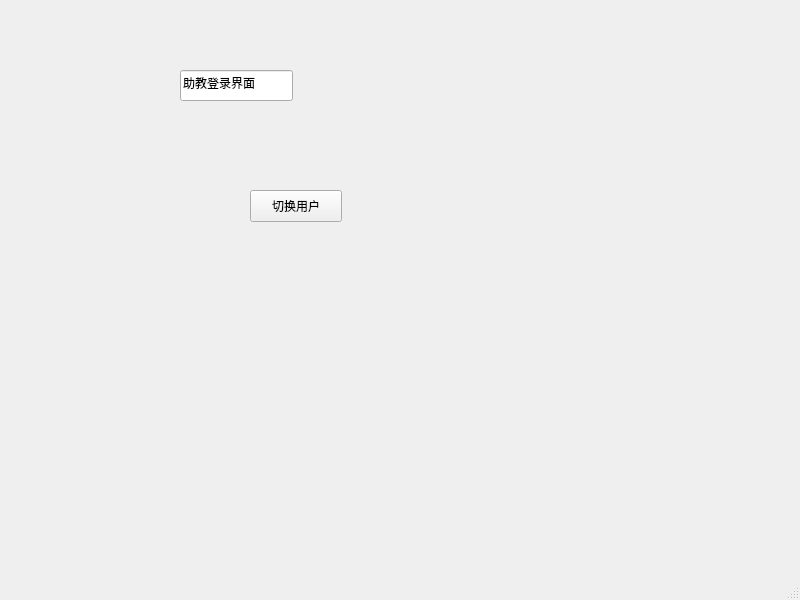
<?xml version="1.0" encoding="UTF-8"?>
<ui version="4.0">
 <class>Zj_mainwindow</class>
 <widget class="QMainWindow" name="Zj_mainwindow">
  <property name="geometry">
   <rect>
    <x>0</x>
    <y>0</y>
    <width>800</width>
    <height>600</height>
   </rect>
  </property>
  <property name="windowTitle">
   <string>MainWindow</string>
  </property>
  <widget class="QWidget" name="centralwidget">
   <widget class="QPushButton" name="change_user_btn">
    <property name="geometry">
     <rect>
      <x>250</x>
      <y>190</y>
      <width>92</width>
      <height>32</height>
     </rect>
    </property>
    <property name="text">
     <string>切换用户</string>
    </property>
   </widget>
   <widget class="QLineEdit" name="lineEdit">
    <property name="geometry">
     <rect>
      <x>180</x>
      <y>70</y>
      <width>113</width>
      <height>31</height>
     </rect>
    </property>
    <property name="text">
     <string>助教登录界面</string>
    </property>
   </widget>
  </widget>
  <widget class="QMenuBar" name="menubar">
   <property name="geometry">
    <rect>
     <x>0</x>
     <y>0</y>
     <width>800</width>
     <height>28</height>
    </rect>
   </property>
  </widget>
  <widget class="QStatusBar" name="statusbar"/>
 </widget>
 <resources/>
 <connections/>
</ui>
